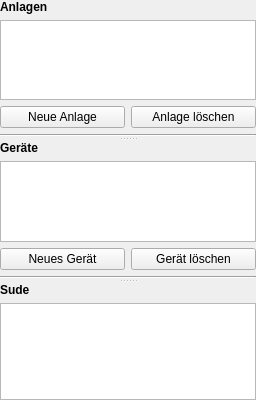
     <widget class="QSplitter" name="splitterLeft">
      <property name="orientation">
       <enum>Qt::Vertical</enum>
      </property>
      <widget class="QWidget" name="verticalLayoutWidget">
       <layout class="QVBoxLayout" name="verticalLayout_4">
        <item>
         <widget class="QLabel" name="label_3">
          <property name="font">
           <font>
            <weight>75</weight>
            <bold>true</bold>
           </font>
          </property>
          <property name="text">
           <string>Anlagen</string>
          </property>
         </widget>
        </item>
        <item>
         <widget class="TableView" name="tableViewAnlagen">
          <property name="toolTip">
           <string>&lt;html&gt;&lt;head/&gt;&lt;body&gt;&lt;p&gt;Hier werden alle Anlagen aufgeführt.&lt;/p&gt;&lt;p&gt;&lt;span style=&quot; font-weight:600;&quot;&gt;Anlagen&lt;/span&gt; sind definiert als unabdingbare Gerätschaften, mit denen man Malz maischt und Hopfen kocht.&lt;/p&gt;&lt;/body&gt;&lt;/html&gt;</string>
          </property>
          <property name="alternatingRowColors">
           <bool>true</bool>
          </property>
          <property name="selectionBehavior">
           <enum>QAbstractItemView::SelectRows</enum>
          </property>
          <property name="sortingEnabled">
           <bool>true</bool>
          </property>
          <attribute name="verticalHeaderVisible">
           <bool>false</bool>
          </attribute>
         </widget>
        </item>
        <item>
         <layout class="QHBoxLayout" name="horizontalLayout_12">
          <item>
           <widget class="QPushButton" name="btnNeueAnlage">
            <property name="toolTip">
             <string>&lt;html&gt;&lt;head/&gt;&lt;body&gt;&lt;p&gt;Hier wird eine &lt;span style=&quot; font-weight:600;&quot;&gt;Brauanlage&lt;/span&gt; angelegt und benannt. Verfügt man über mehrere Kessel in unterschiedlichen Größen, bietet es sich an, hier seine &lt;span style=&quot; font-weight:600;&quot;&gt;Konfigurationen&lt;/span&gt; zu speichern, um die jeweilige Anlage bei der Rezepterstellung mit einem Klick im Tab Rezept bequem zu wählen.&lt;/p&gt;&lt;p&gt;Unter einer Brauanlage ist mindestens ein Kessel zu verstehen. Im Hobbybrauerbereich sind platzsparende All-in-one-Anlagen oft üblich. Meist sind es aber mindestens zwei Kessel – der Kleine Brauhelfer nimmt auf diese Standard-Konfiguration in den Feldern rechts Bezug: &lt;/p&gt;&lt;p&gt;Ein &lt;span style=&quot; font-weight:600;&quot;&gt;Maischekessel&lt;/span&gt; für das Maischen mit Malz und eine &lt;span style=&quot; font-weight:600;&quot;&gt;Sudpfanne&lt;/span&gt; für das Hopfenkochen. Bei All-in-one-Geräten, die Maischekessel und Sudpfanne vereinen, gibt man den einen Wert für Maischekessel und Sudpfanne an.&lt;/p&gt;&lt;p&gt;Bei größeren Konfigurationen kommt mindestens noch ein Läuterkessel hinzu, der zwischen Maischekessel und Sudpfanne eingesetzt wird. Im Kleinen Brauhelfer wird diese zusätzliche, für die Bierherstellung nicht zwingend nötige Ausstattung unter &lt;span style=&quot; font-weight:600;&quot;&gt;Geräte&lt;/span&gt; erfasst. Der Kleine Brauhelfer berücksichtigt für seine Berechnungen allein die Werte für Maischekessel und Sudpfanne.&lt;/p&gt;&lt;/body&gt;&lt;/html&gt;</string>
            </property>
            <property name="text">
             <string>Neue Anlage</string>
            </property>
           </widget>
          </item>
          <item>
           <widget class="QPushButton" name="btnAnlageLoeschen">
            <property name="toolTip">
             <string>&lt;html&gt;&lt;head/&gt;&lt;body&gt;&lt;p&gt;Hier wird eine nicht mehr benötigte &lt;span style=&quot; font-weight:600;&quot;&gt;Anlage gelöscht&lt;/span&gt;.&lt;/p&gt;&lt;p&gt;&lt;span style=&quot; font-weight:600; color:#fc0107;&quot;&gt;Achtung:&lt;/span&gt; Bei dieser Aktion empfiehlt es sich, die mit der zu löschenden Anlage gebrauten Sude vorab zu überpüfen und im Tab Rezept gegebenenfalls anzupassen. Die Gefahr von hausgemachten Verwechselungen liegt hier nah. Es empfiehlt sich alle noch zu brauenden Sude dieser Analge auf eine neue Anlage umzustellen. Bei gebrauten Suden erübrigt sich diese Vorsichtsmaßnahme.&lt;/p&gt;&lt;/body&gt;&lt;/html&gt;</string>
            </property>
            <property name="text">
             <string>Anlage löschen</string>
            </property>
           </widget>
          </item>
         </layout>
        </item>
        <item>
         <widget class="Line" name="line_6">
          <property name="orientation">
           <enum>Qt::Horizontal</enum>
          </property>
         </widget>
        </item>
       </layout>
      </widget>
      <widget class="QWidget" name="verticalLayoutWidget_2">
       <layout class="QVBoxLayout" name="verticalLayout_5">
        <item>
         <widget class="QLabel" name="label_4">
          <property name="font">
           <font>
            <weight>75</weight>
            <bold>true</bold>
           </font>
          </property>
          <property name="text">
           <string>Geräte</string>
          </property>
         </widget>
        </item>
        <item>
         <widget class="TableView" name="tableViewGeraete">
          <property name="toolTip">
           <string>&lt;html&gt;&lt;head/&gt;&lt;body&gt;&lt;p&gt;Hier werden alle Geräte aufgeführt.&lt;/p&gt;&lt;p&gt;&lt;span style=&quot; font-weight:600;&quot;&gt;Geräte &lt;/span&gt;sind definiert als Gegenstände, die unabhängig zur Konfiguration der Anlage erfasst werden.&lt;/p&gt;&lt;/body&gt;&lt;/html&gt;</string>
          </property>
          <property name="alternatingRowColors">
           <bool>true</bool>
          </property>
          <property name="selectionBehavior">
           <enum>QAbstractItemView::SelectRows</enum>
          </property>
          <property name="sortingEnabled">
           <bool>true</bool>
          </property>
          <attribute name="verticalHeaderVisible">
           <bool>false</bool>
          </attribute>
         </widget>
        </item>
        <item>
         <layout class="QHBoxLayout" name="horizontalLayout_3">
          <item>
           <widget class="QPushButton" name="btnNeuesGeraet">
            <property name="toolTip">
             <string>&lt;html&gt;&lt;head/&gt;&lt;body&gt;&lt;p&gt;Hier werden &lt;span style=&quot; font-weight:600;&quot;&gt;alle Geräte&lt;/span&gt; außer der Maischekessel und die Sudpfanne erfasst.&lt;/p&gt;&lt;p&gt;Im Kleinen Brauhelfer werden unter Geräten all die Dinge verstanden, die das Brauen schöner, besser und angenehmer machen – aber nicht zwingend notwendig für ein Selbstgebrautes sind.&lt;/p&gt;&lt;p&gt;Zuvorderst gehört dazu ein Läuterkessel, aber auch Gärfässer und Gärkannen, Holzfässer und Kegs, Heizplatten, Meßgeräte bis hin zu zylindorkonischen Drucktanks, Abfüllern und Etikettiermaschinen werden hier erfasst. Kurzum alle Gerätschaften, die das Brauherz höher schlagen lassen.&lt;/p&gt;&lt;/body&gt;&lt;/html&gt;</string>
            </property>
            <property name="text">
             <string>Neues Gerät</string>
            </property>
           </widget>
          </item>
          <item>
           <widget class="QPushButton" name="btnGeraetLoeschen">
            <property name="toolTip">
             <string>&lt;html&gt;&lt;head/&gt;&lt;body&gt;&lt;p&gt;Hier wird eine nicht mehr benötigtes&lt;span style=&quot; font-weight:600;&quot;&gt; Gerät gelöscht&lt;/span&gt;.&lt;/p&gt;&lt;p&gt;Werden Geräte gelöscht, hat dies keine Auswirkung an anderen Stellen im Kleinen Brauhelfer.&lt;/p&gt;&lt;/body&gt;&lt;/html&gt;</string>
            </property>
            <property name="text">
             <string>Gerät löschen</string>
            </property>
           </widget>
          </item>
         </layout>
        </item>
        <item>
         <widget class="Line" name="line_5">
          <property name="orientation">
           <enum>Qt::Horizontal</enum>
          </property>
         </widget>
        </item>
       </layout>
      </widget>
      <widget class="QWidget" name="verticalLayoutWidget_3">
       <layout class="QVBoxLayout" name="verticalLayout_6">
        <item>
         <widget class="QLabel" name="label_23">
          <property name="font">
           <font>
            <weight>75</weight>
            <bold>true</bold>
           </font>
          </property>
          <property name="text">
           <string>Sude</string>
          </property>
         </widget>
        </item>
        <item>
         <widget class="TableView" name="tableViewSude">
          <property name="contextMenuPolicy">
           <enum>Qt::CustomContextMenu</enum>
          </property>
          <property name="toolTip">
           <string>&lt;html&gt;&lt;head/&gt;&lt;body&gt;&lt;p&gt;Hier werden alle Sude aufgeführt.&lt;/p&gt;&lt;/body&gt;&lt;/html&gt;</string>
          </property>
          <property name="alternatingRowColors">
           <bool>true</bool>
          </property>
          <property name="selectionBehavior">
           <enum>QAbstractItemView::SelectRows</enum>
          </property>
          <property name="sortingEnabled">
           <bool>true</bool>
          </property>
          <attribute name="verticalHeaderVisible">
           <bool>false</bool>
          </attribute>
         </widget>
        </item>
       </layout>
      </widget>
     </widget>
